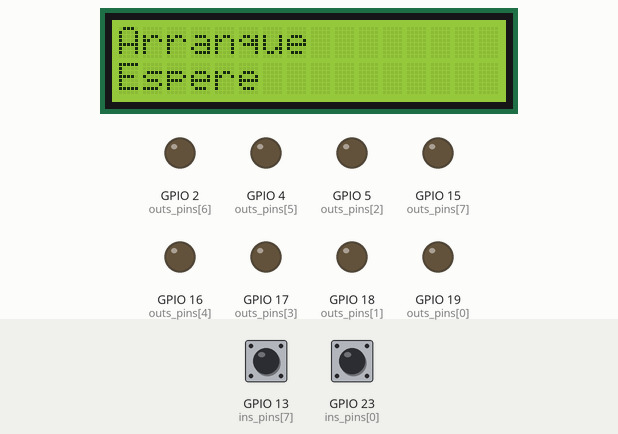
Simulated run of this sketch. Board: ESP32. On the bench: 16×2 character LCD, output pins drawn as LEDs (lit = HIGH). Inputs (shaded band) come from the test bench; at power-on: GPIO 13 (ins_pins[7]) HIGH, GPIO 23 (ins_pins[0]) HIGH.

Above: at 0.1 s.
At 8.2 s:
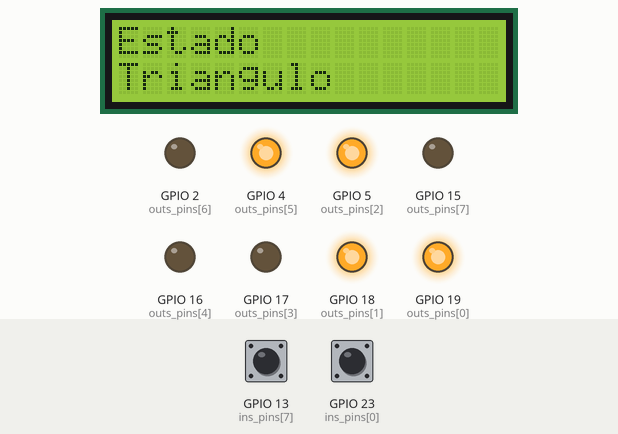
At 16.3 s:
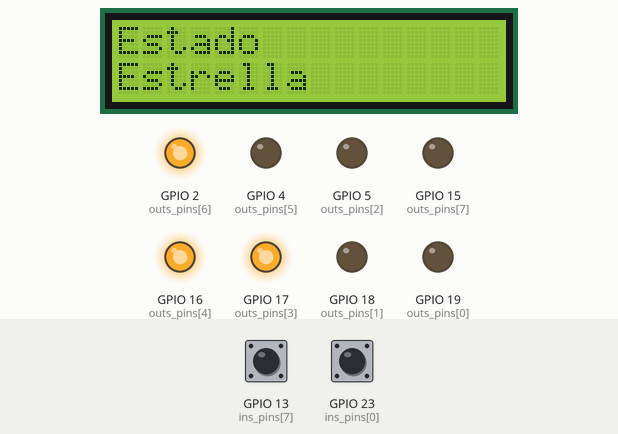
Timing chart, 0 to 130.0 s (numbered marks = the images above):
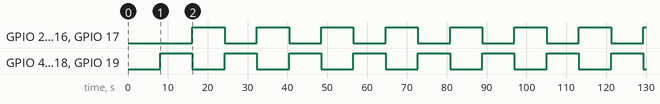

Measured:
- by itself, GPIO 2 (outs_pins[6]), GPIO 4 (outs_pins[5]), GPIO 5 (outs_pins[2]), GPIO 16 (outs_pins[4]), GPIO 17 (outs_pins[3]), GPIO 18 (outs_pins[1]), GPIO 19 (outs_pins[0]): alternates HIGH for 8.1 s and LOW for 8.1 s
- what the display in image 1 shows lasts 8.0 s, from 8.2 s to 16.2 s

The sketch:

connect.ino
```cpp
// #####################################################################
// librerías
// #####################################################################
#include <LiquidCrystal_I2C.h>
LiquidCrystal_I2C lcd(0x27, 16, 2);

// #####################################################################
// constantes:
//  t_min: tiempo que tomara la transición entre estado si el usuario
//  solicita un cambio antes del tiempo obligatorio.
//  t_must: tiempo obligatorio que tomara la transición entre estados.
//  ins_number: numero de entradas del sistema.
//  outs_number: numero de salidas del sistema.
//  ins_pins: arreglo con los pines del ESP32 asignados como entradas.
//  outs_pins: arreglo con los pines del ESP32 asignados como salidas.
//  triangulo, estrella: arreglo con las salidas correspondientes a
//  los estados "conexión delta" & "conexión estrella" respectivamente.
// #####################################################################
const long t_min = 500;
const long t_must = 8000;
const int ins_number = 8;
const int outs_number = 8;
const int ins_pins[ins_number] = {23,22,21,32,27,14,12,13};
const int outs_pins[outs_number] = {19,18,5,17,16,4,2,15};
const int triangulo[outs_number] = {HIGH, HIGH, HIGH, LOW, LOW, HIGH, LOW, LOW};
const int estrella[outs_number] = {LOW, LOW, LOW, HIGH, HIGH, LOW, HIGH, LOW};

// #####################################################################
// variables para interrupciones:
// cambio: determina el cambio de conexión por el usuario.
// stop: determina una parada por el usuario.
// #####################################################################
volatile boolean cambio = false;
volatile boolean stop = false;

// #####################################################################
// funciones para interrupciones:
// change: detecta una solicitud de cambio por el usuario & el fin
// de un ciclo de parada
// parada: detecta una solicitud de parada por el usuario
// #####################################################################
void change() {
  cambio = true;
  stop = false;
}
void parada() {
  stop = true;
}

// #####################################################################
// escritura: escribir mensaje en LCD
// argumentos:
//  str-1: primera linea
//  str-2: segunda linea
// #####################################################################
void escritura(String str_1, String str_2) {
  lcd.init();
  lcd.backlight();
  lcd.clear();
  lcd.setCursor(0, 0);
  lcd.print(str_1);
  lcd.setCursor(0, 1);
  lcd.print(str_2);
}


// #####################################################################
// state_m: función para establecer los estado
// #####################################################################
void state_m(long t_dur, const int sec[], int l_sec) {
  unsigned long t11 = millis();       // instante de tiempo inicial
  while (stop == false) {       // sostener el estado
    if (cambio  == true) {  // verificar posible interrupción
      t_dur = t_min;        // forzar duración del estado
    }
    if (millis() - t11 >= t_dur) {  // verificar duración del estado
      // establecer secuencia (salidas) del próximo estado
      for (int i = 0; i < l_sec; i++) digitalWrite(outs_pins[i], sec[i]);
      break;  // romper estado, una vez cumplida la duración
    }
  }
}

// ########################################################################
// configuración inicial
// ########################################################################
void setup() {
  // establecer pines como entradas con resistencia "pull up"
  for (int i = 0; i < ins_number; i++) pinMode(ins_pins[i], INPUT_PULLUP);
  // estableces pines como salidas
  for (int i = 0; i < outs_number; i++) pinMode(outs_pins[i], OUTPUT);
  // apagar todas las salidas del sistema
  for (int i = 0; i < outs_number; i++) digitalWrite(outs_pins[i], LOW);
}

// #####################################################################
// ciclo principal
// #####################################################################
void loop() {
  // mensaje inicial
  escritura("Arranque", "Espere");
  // se inicial el sistema en conexión delta
  state_m(t_must, triangulo, 7);
  escritura("Estado", "Triangulo");
  // se habilita la interrupción de parada
  attachInterrupt(digitalPinToInterrupt(ins_pins[0]), parada, FALLING);
  // operación normal del sistema
  while (stop == false) {
    // se habilita interrupción para cambiar conexión y se establece
    // conexión estrella
    attachInterrupt(digitalPinToInterrupt(ins_pins[7]), change, FALLING);
    state_m(t_must, estrella, 7);
    cambio = false;
    detachInterrupt(ins_pins[7]);
    if (stop == false) escritura("Estado", "Estrella");
    // se habilita interrupción para cambiar conexión y se establece
    // conexión delta
    attachInterrupt(digitalPinToInterrupt(ins_pins[7]), change, FALLING);
    state_m(t_must, triangulo, 7);
    cambio = false;
    detachInterrupt(ins_pins[7]);
    if (stop == false) escritura("Estado", "Triangulo");
  }
  // operación en caso de parada
  while (stop == true) {
    // se habilita interrupción para reiniciar el sistema
    attachInterrupt(digitalPinToInterrupt(ins_pins[7]), change, FALLING);
    for (int i = 0; i < outs_number; i++) digitalWrite(outs_pins[i], LOW);
    escritura("Apagado", "Parada");
  }
  cambio = false;
  detachInterrupt(ins_pins[7]);
  detachInterrupt(ins_pins[0]);
}
```
